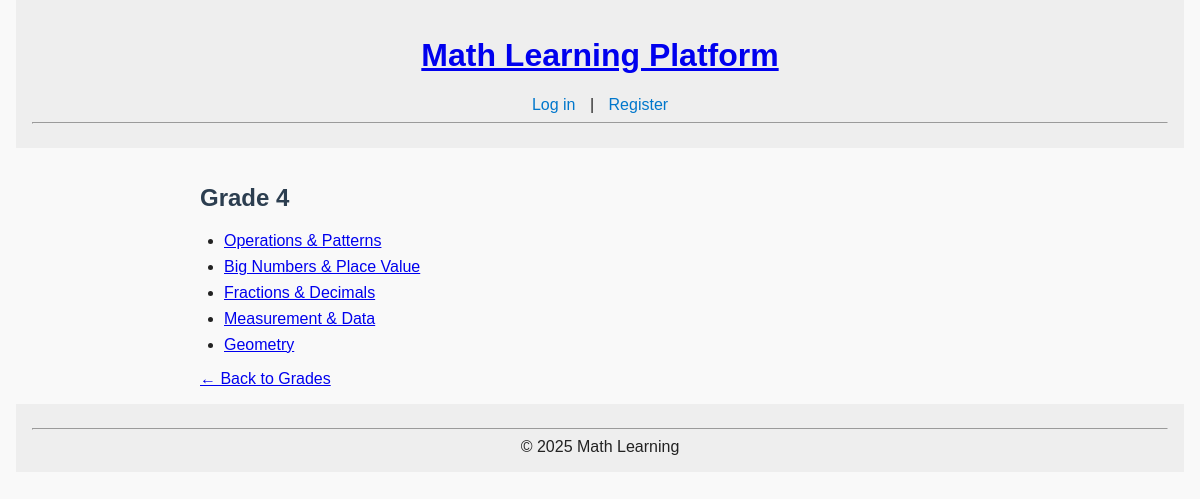
Page /curriculum/4/ on the committed database.
### curriculum/models.py (models this page shows, shortened)
class Grade(models.Model):
    level = models.PositiveSmallIntegerField(unique=True)   # 3-8, 9(SHSAT), 10(SAT)
    class Meta:
        ordering = ["level"]

class Domain(models.Model):
    grade = models.ForeignKey(Grade, on_delete=models.CASCADE, related_name="domains")
    name  = models.CharField(max_length=100)
    slug  = models.SlugField(max_length=120, blank=True)
    sort_order = models.PositiveSmallIntegerField(default=00)
    class Meta:
        unique_together = ("grade", "name")
        ordering = ["grade__level", "sort_order", "name"]

### curriculum/views.py (the view)
# urls.py: path("<int:grade_level>/", DomainListView.as_view(), name="domain_list"),
class DomainListView(ListView):
    template_name = "curriculum/domain_list.html"
    context_object_name = "domains"
    def get_queryset(self):
        self.grade = get_object_or_404(Grade, level=self.kwargs["grade_level"])
        return self.grade.domains.order_by("sort_order")
    def get_context_data(self, **kwargs):
        ctx = super().get_context_data(**kwargs)
        ctx["grade"] = self.grade
        return ctx

### curriculum/templates/curriculum/domain_list.html (shortened to what this page needs)
{% extends "base.html" %}
{% block content %}
<h2>Grade {{ grade.level }}</h2>
<ul>
  {% for domain in domains %}
    <li>
      <a href="{% url 'curriculum:standard_list' grade.level domain.slug %}">
        {{ domain.name }}
      </a>
    </li>
  {% endfor %}
</ul>
<a href="{% url 'curriculum:grade_list' %}">← Back to Grades</a>
{% endblock %}

### static/style.css (style rules this page uses)
body { font-family: Arial, sans-serif; background-color: #f9f9f9; color: #222; margin: 0; padding: 0 1rem; }
h1, h2, h3 { color: #2c3e50; }
ul { padding-left: 1.5rem; }
ul li { margin-bottom: 0.5rem; }

### rows in the picture
Grade: level "4"
Domain: name "Operations & Patterns"
Domain: name "Big Numbers & Place Value"
Domain: name "Fractions & Decimals"
Domain: name "Measurement & Data"
Domain: name "Geometry"
